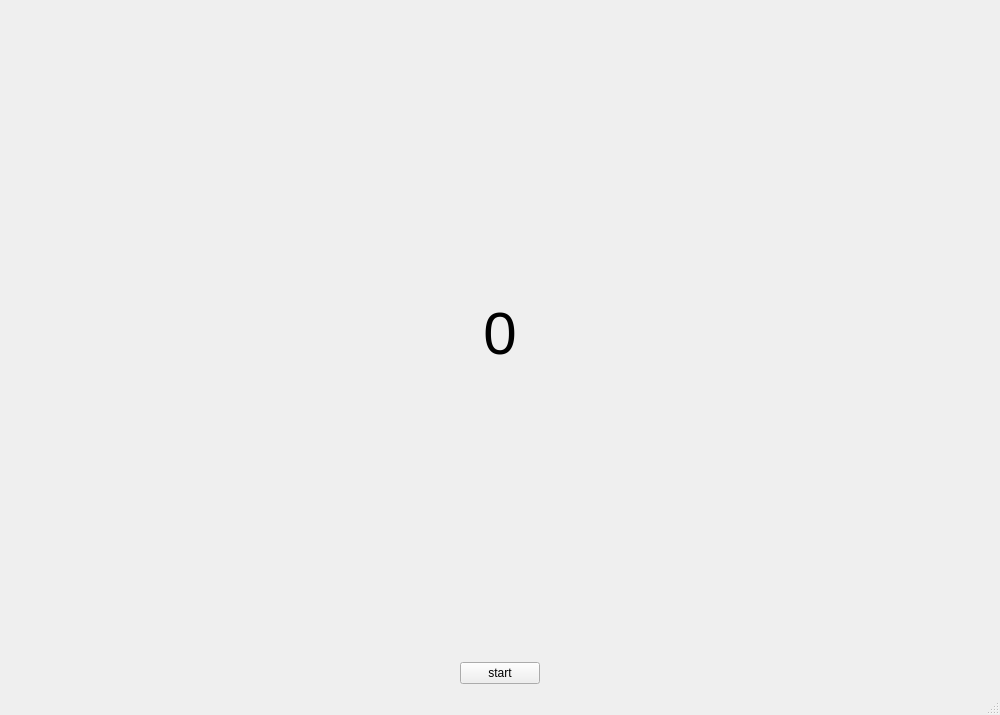
<?xml version="1.0" encoding="UTF-8"?>
<ui version="4.0">
 <class>MainWindow</class>
 <widget class="QMainWindow" name="MainWindow">
  <property name="geometry">
   <rect>
    <x>0</x>
    <y>0</y>
    <width>1000</width>
    <height>715</height>
   </rect>
  </property>
  <property name="windowTitle">
   <string>MainWindow</string>
  </property>
  <widget class="QWidget" name="centralwidget">
   <layout class="QGridLayout" name="gridLayout">
    <item row="0" column="0">
     <layout class="QVBoxLayout" name="verticalLayout">
      <item>
       <widget class="QLabel" name="label">
        <property name="font">
         <font>
          <pointsize>45</pointsize>
         </font>
        </property>
        <property name="text">
         <string>0</string>
        </property>
        <property name="alignment">
         <set>Qt::AlignCenter</set>
        </property>
       </widget>
      </item>
      <item>
       <layout class="QHBoxLayout" name="horizontalLayout">
        <item>
         <spacer name="horizontalSpacer">
          <property name="orientation">
           <enum>Qt::Horizontal</enum>
          </property>
          <property name="sizeHint" stdset="0">
           <size>
            <width>40</width>
            <height>20</height>
           </size>
          </property>
         </spacer>
        </item>
        <item>
         <widget class="QPushButton" name="startBtn">
          <property name="text">
           <string>start</string>
          </property>
         </widget>
        </item>
        <item>
         <spacer name="horizontalSpacer_2">
          <property name="orientation">
           <enum>Qt::Horizontal</enum>
          </property>
          <property name="sizeHint" stdset="0">
           <size>
            <width>40</width>
            <height>20</height>
           </size>
          </property>
         </spacer>
        </item>
       </layout>
      </item>
     </layout>
    </item>
   </layout>
  </widget>
  <widget class="QMenuBar" name="menubar">
   <property name="geometry">
    <rect>
     <x>0</x>
     <y>0</y>
     <width>1000</width>
     <height>24</height>
    </rect>
   </property>
  </widget>
  <widget class="QStatusBar" name="statusbar"/>
 </widget>
 <resources/>
 <connections/>
</ui>
